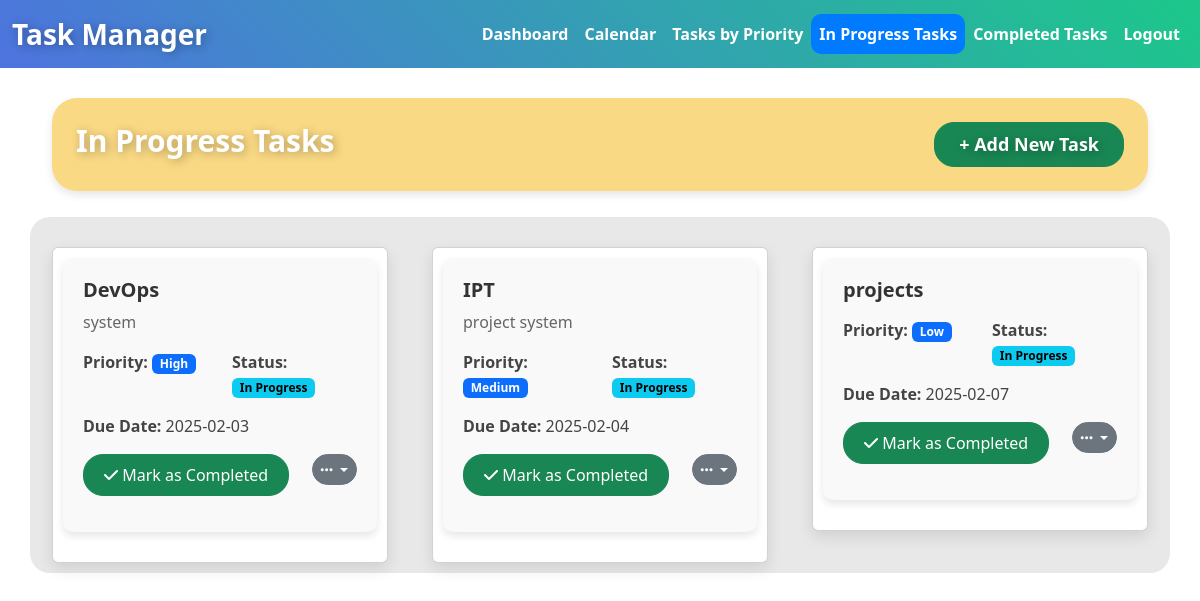
/pages/all_tasks.php (signed in), run on the app's committed database.
### tables this page shows
CREATE TABLE `tasks` (
  `id` int(11) NOT NULL,
  `user_id` int(11) NOT NULL,
  `title` varchar(255) NOT NULL,
  `description` text DEFAULT NULL,
  `priority` enum('Low','Medium','High') NOT NULL,
  `due_date` date NOT NULL,
  `status` enum('In Progress','Completed') DEFAULT 'In Progress',
  `created_at` timestamp NOT NULL DEFAULT current_timestamp()
);

### pages/all_tasks.php (the view, shortened to what this page needs)
<?php
include '../includes/db.php';
$user_id = $_SESSION['user_id'];
$query = "SELECT * FROM tasks WHERE user_id = ? AND status = 'In Progress' ORDER BY due_date ASC";
$stmt = $conn->prepare($query);
$stmt->bind_param("i", $user_id);
$stmt->execute();
$inProgressTasksResult = $stmt->get_result();
?>
<!DOCTYPE html>
<html lang="en">
<head>
    <link href="../assets/style.css" rel="stylesheet">
    <link href="https://cdn.jsdelivr.net/npm/bootstrap@5.3.3/dist/css/bootstrap.min.css" rel="stylesheet">
    <link href="https://cdnjs.cloudflare.com/ajax/libs/font-awesome/5.15.4/css/all.min.css" rel="stylesheet">
</head>
<body>
    <nav class="navbar navbar-expand-lg navbar-dark">
        <div class="container-fluid">
            <a class="navbar-brand" href="#" style="color: white; font-size: 28px; font-weight: bold; text-shadow: 2px 2px 10px rgba(0,0,0,0.3);"  >Task Manager</a>
            <div class="collapse navbar-collapse" id="navbarNav">
                <ul class="navbar-nav ms-auto">
                    <li class="nav-item">
                        <a class="nav-link" href="dashboard.php">Dashboard</a>
                    </li>
                    <li class="nav-item">
                        <a class="nav-link" href="calendar.php">Calendar</a>
                    </li>
                    <li class="nav-item">
                        <a class="nav-link" href="tasks_by_priority.php">Tasks by Priority</a>
                    </li>
                    <li class="nav-item">
                        <a class="nav-link active" href="all_tasks.php">In Progress Tasks</a>
                    </li>
                    <li class="nav-item">
                        <a class="nav-link" href="completed_tasks.php">Completed Tasks</a>
                    </li>
                    <li class="nav-item">
                        <a class="nav-link" href="#" onclick="return confirmLogout();">Logout</a>
                    </li>
                </ul>
            </div>
        </div>
    </nav>
    <div class="container">
        <div class="row">
            <div class="col-md-12">
                <div class="task-card p-4" style="background-color:rgb(250, 217, 132); border-radius: 25px; box-shadow: 0 4px 8px rgba(0, 0, 0, 0.1);">
                    <div class="d-flex justify-content-between align-items-center">
                        <h2 style="font-size: 2rem; color: #fff; font-size: 30px; font-weight: bold; text-shadow: 2px 2px 10px rgba(0,0,0,0.3);">In Progress Tasks</h2>
                        <button type="button" class="btn btn-success px-4 py-2" style="border-radius: 20px; font-size: 1rem; transition: background-color 0.3s;  font-size: 18px; font-weight: bold; text-shadow: 2px 2px 10px rgba(0,0,0,0.3);"
                        data-bs-toggle="modal" data-bs-target="#addTaskModal">
                            + Add New Task
                        </button>
                    </div>
                </div>
            </div>
        </div>
    </div>
    <div class="container mt-3 " style="background-color:#E8E8E8; border-radius: 20px;">
        <div class="row row-cols-1 row-cols-md-3 g-4">
            <?php if ($inProgressTasksResult->num_rows > 0): ?>
                <?php while ($task = $inProgressTasksResult->fetch_assoc()): ?>
                    <div class="col">
                        <div class="card task-card">
                            <div class="card-body" style="background-color: #f9f9f9; border-radius: 10px; padding: 20px; box-shadow: 0 4px 8px rgba(0, 0, 0, 0.1);">
                                <h5 class="card-title" style="font-size: 1.25rem; color: #333; font-weight: bold;"><?= htmlspecialchars($task['title']) ?></h5>
                                <p class="card-text" style="font-size: 1rem; color: #666; line-height: 1.5;"><?= htmlspecialchars($task['description']) ?></p>
                                <div class="row">
                                    <div class="col-6">
                                        <p style="font-weight: 500; color: #444;">
                                            <strong>Priority:</strong>
                                            <span class="badge text-bg-primary"><?= htmlspecialchars($task['priority']) ?></span>
                                        </p>
                                    </div>
                                    <div class="col-6">
                                         <p style="font-weight: 500; color: #444;">
                                             <strong>Status:</strong>
                                            <span class="badge text-bg-info"><?= htmlspecialchars($task['status']) ?></span>
                                        </p>
                                    </div>
                                </div>
                                <p style="font-weight: 400; color: #444;">
                                    <strong>Due Date:</strong> <?= htmlspecialchars($task['due_date']) ?>
                                </p>
                                <a href="../config/mark_completed.php?id=<?= $task['id'] ?>" onclick="return confirm('Are you sure you have completed this task?');" class="btn btn-success btn-sm mb-3" style="border-radius: 20px; font-size: 1rem; padding: 8px 20px;">
                                    <i class="fas fa-check"></i> Mark as Completed
                                </a>
                                <div class="dropdown float-end">
                                    <button class="btn btn-secondary btn-sm dropdown-toggle" type="button" data-bs-toggle="dropdown" aria-expanded="false" style="border-radius: 20px;">
                                        <i class="fas fa-ellipsis-h"></i>
                                    </button>
                                </div>
                            </div>
                        </div>
                    </div>
                <?php endwhile; ?>
            <?php else: ?>
                <p class="text-center">No tasks in progress found.</p>
            <?php endif; ?>
        </div>
    </div>
</body>
</html>

### assets/style.css (style rules this page uses)
body { background-color: #f4f6f9; }
.navbar { background: linear-gradient(45deg, #4e73df, #1cc88a); }
.navbar-brand { color: white !important; font-size: 1.5rem; }
.navbar-nav .nav-link { color: white !important; font-size: 1rem; font-weight: bold; }
.container { padding-top: 20px; }
.card-body { background-color: #ffffff; border-radius: 8px; box-shadow: 0px 4px 8px rgba(0, 0, 0, 0.1); margin-bottom: 20px; }
.card-title { font-weight: bold; color: #333; }
.btn-success, .btn-secondary { transition: all 0.3s; }
.dropdown-toggle::after { content: none; }
.task-card { border-radius: 10px; background-color: #f7f7f7; padding: 10px; margin: 10px; box-shadow: 0px 6px 15px rgba(0, 0, 0, 0.1); }
.btn-secondary { background-color: #6c757d; border: none; transition: 0.3s; }
.navbar-nav .nav-item .nav-link.active { color: #ffffff; background-color: #007bff; border-radius: 10px; }

### data on the page
tasks: title "DevOps", description "system", priority "High", status "In Progress", due_date "2025-02-03"
tasks: title "IPT", description "project system", priority "Medium", status "In Progress", due_date "2025-02-04"
tasks: title "projects", priority "Low", status "In Progress", due_date "2025-02-07"
